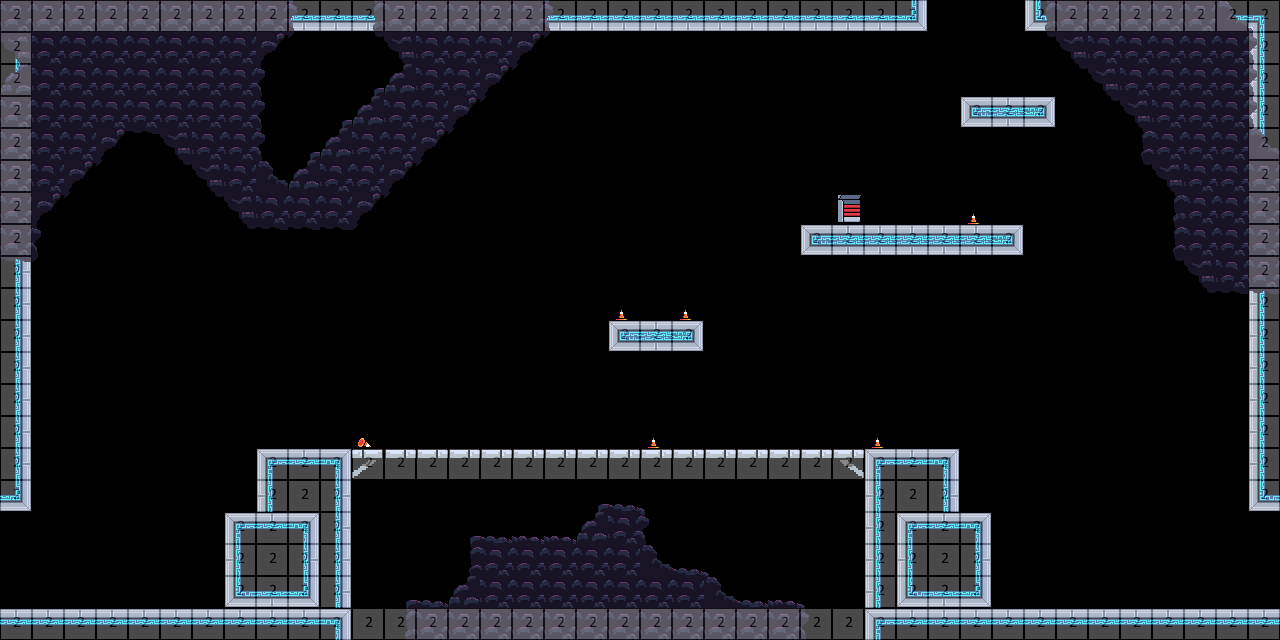

The image is a tile-based game level rendered from a .tmx file. Its description and source (layers, tilesets, objects; grid data summarised) follow:
An orthogonal 40x20 tile map with 32x32 px tiles, 4 tile layers (bg, mg, fg, collision), 2 tilesets and 6 objects (2x Engineering - Engine Room, 2x Engineering - Crew Quarters, Engineering - Compactor_Engineering - Ju, Engineering - Compactor).

<map version="2017.05.26" orientation="orthogonal" renderorder="right-down" width="40" height="20" tilewidth="32" tileheight="32" nextobjectid="52">
 <tileset firstgid="1" name="32blocks" tilewidth="32" tileheight="32" tilecount="10" columns="10">
  <image source="32blocks.png" width="320" height="32" />
 </tileset>
 <tileset firstgid="11" name="shipTileset" tilewidth="32" tileheight="32" tilecount="513" columns="19">
  <image source="shipTileset.png" width="608" height="864" />
  <terraintypes>
   <terrain name="goop" tile="0" />
  </terraintypes>
  <tile id="16" terrain=",,,0" />
  <tile id="17" terrain=",,0,0" />
  <tile id="18" terrain=",,0," />
  <tile id="35" terrain=",0,,0" />
  <tile id="36" terrain="0,0,0,0" />
  <tile id="37" terrain="0,,0," />
  <tile id="54" terrain=",0,," />
  <tile id="55" terrain="0,0,," />
  <tile id="56" terrain="0,,," />
  <tile id="73" terrain="0,0,0," />
  <tile id="74" terrain="0,0,," />
  <tile id="75" terrain="0,0,,0" />
  <tile id="92" terrain="0,,0," />
  <tile id="94" terrain=",0,,0" />
  <tile id="111" terrain="0,,0,0" />
  <tile id="112" terrain=",,0,0" />
  <tile id="113" terrain=",0,0,0" />
 </tileset>
 <layer name="bg" width="40" height="20">
  <data>[800 cells, 800 non-empty, 1 distinct tile ids]</data>
 </layer>
 <layer name="mg" width="40" height="20">
  <data>[800 cells, 210 non-empty, 31 distinct tile ids]</data>
 </layer>
 <layer name="fg" width="40" height="20">
  <data>[800 cells, 165 non-empty, 15 distinct tile ids]</data>
 </layer>
 <layer name="collision" width="40" height="20" opacity="0.29">
  <data>[800 cells, 172 non-empty, 1 distinct tile ids]</data>
 </layer>
 <objectgroup name="Object Layer 1">
  <object id="35" name="travel" type="Engineering - Engine Room" x="931.333" y="8" width="89.3333" height="8.66667" />
  <object id="36" name="d" type="Engineering - Engine Room" x="968.663" y="44.667" width="16" height="10" />
  <object id="48" name="travel" type="Engineering - Compactor_Engineering - Junction" x="1256" y="518.667" width="17.3333" height="85.3333" />
  <object id="49" name="d" type="Engineering - Compactor" x="1220" y="586.667" width="10.6667" height="21.3333" />
  <object id="50" name="travel" type="Engineering - Crew Quarters" x="7" y="516" width="16" height="89" />
  <object id="51" name="d" type="Engineering - Crew Quarters" x="41" y="585" width="15" height="15" />
 </objectgroup>
</map>
